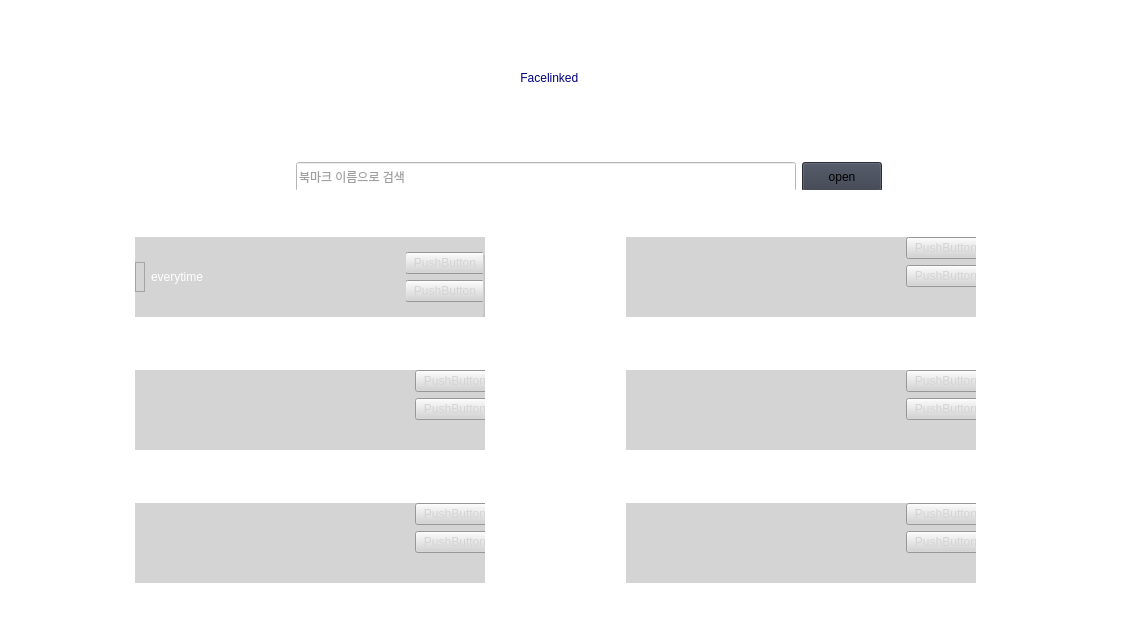
                         <widget class="QWidget" name="scrollAreaWidgetContents">
                          <property name="geometry">
                           <rect>
                            <x>0</x>
                            <y>0</y>
                            <width>1138</width>
                            <height>636</height>
                           </rect>
                          </property>
                          <property name="styleSheet">
                           <string notr="true">background-color: rgb(255, 255, 255);
border-color: rgb(255, 255, 255);</string>
                          </property>
                          <widget class="QWidget" name="verticalLayoutWidget">
                           <property name="geometry">
                            <rect>
                             <x>0</x>
                             <y>0</y>
                             <width>1092</width>
                             <height>192</height>
                            </rect>
                           </property>
                           <layout class="QVBoxLayout" name="verticalLayout_13">
                            <item>
                             <layout class="QGridLayout" name="gridLayout_2">
                              <item row="0" column="0">
                               <layout class="QGridLayout" name="gridLayout_3">
                                <item row="1" column="1">
                                 <widget class="QLabel" name="label_8">
                                  <property name="styleSheet">
                                   <string notr="true">font: 700 32pt &quot;나눔스퀘어_ac Bold&quot;;
color: rgb(0, 0, 127);</string>
                                  </property>
                                  <property name="text">
                                   <string>  Facelinked</string>
                                  </property>
                                  <property name="alignment">
                                   <set>Qt::AlignCenter</set>
                                  </property>
                                 </widget>
                                </item>
                                <item row="2" column="1">
                                 <widget class="QLineEdit" name="lineEdit">
                                  <property name="sizePolicy">
                                   <sizepolicy hsizetype="Fixed" vsizetype="Fixed">
                                    <horstretch>0</horstretch>
                                    <verstretch>0</verstretch>
                                   </sizepolicy>
                                  </property>
                                  <property name="minimumSize">
                                   <size>
                                    <width>500</width>
                                    <height>30</height>
                                   </size>
                                  </property>
                                  <property name="styleSheet">
                                   <string notr="true">border-color: rgb(22, 22, 22);
color: rgb(65, 65, 65);</string>
                                  </property>
                                  <property name="placeholderText">
                                   <string>북마크 이름으로 검색</string>
                                  </property>
                                 </widget>
                                </item>
                                <item row="2" column="2">
                                 <widget class="QPushButton" name="pushButton">
                                  <property name="sizePolicy">
                                   <sizepolicy hsizetype="Fixed" vsizetype="Fixed">
                                    <horstretch>0</horstretch>
                                    <verstretch>0</verstretch>
                                   </sizepolicy>
                                  </property>
                                  <property name="minimumSize">
                                   <size>
                                    <width>70</width>
                                    <height>30</height>
                                   </size>
                                  </property>
                                  <property name="styleSheet">
                                   <string notr="true">background-color: rgb(57, 62, 76);</string>
                                  </property>
                                  <property name="text">
                                   <string>open</string>
                                  </property>
                                 </widget>
                                </item>
                                <item row="2" column="0">
                                 <widget class="QFrame" name="frame_4">
                                  <property name="sizePolicy">
                                   <sizepolicy hsizetype="Fixed" vsizetype="Fixed">
                                    <horstretch>0</horstretch>
                                    <verstretch>0</verstretch>
                                   </sizepolicy>
                                  </property>
                                  <property name="minimumSize">
                                   <size>
                                    <width>80</width>
                                    <height>0</height>
                                   </size>
                                  </property>
                                  <property name="frameShape">
                                   <enum>QFrame::StyledPanel</enum>
                                  </property>
                                  <property name="frameShadow">
                                   <enum>QFrame::Raised</enum>
                                  </property>
                                 </widget>
                                </item>
                               </layout>
                              </item>
                             </layout>
                            </item>
                           </layout>
                          </widget>
                          <widget class="QWidget" name="gridLayoutWidget">
                           <property name="geometry">
                            <rect>
                             <x>0</x>
                             <y>190</y>
                             <width>1111</width>
                             <height>441</height>
                            </rect>
                           </property>
                           <layout class="QGridLayout" name="gridLayout">
                            <item row="2" column="1">
                             <widget class="QGroupBox" name="groupBox_6">
                              <property name="sizePolicy">
                               <sizepolicy hsizetype="Fixed" vsizetype="Fixed">
                                <horstretch>0</horstretch>
                                <verstretch>0</verstretch>
                               </sizepolicy>
                              </property>
                              <property name="minimumSize">
                               <size>
                                <width>350</width>
                                <height>80</height>
                               </size>
                              </property>
                              <property name="styleSheet">
                               <string notr="true">color: rgb(212, 212, 212);
background-color: rgb(212, 212, 212);</string>
                              </property>
                              <property name="title">
                               <string>GroupBox</string>
                              </property>
                              <widget class="QWidget" name="verticalLayoutWidget_7">
                               <property name="geometry">
                                <rect>
                                 <x>0</x>
                                 <y>0</y>
                                 <width>352</width>
                                 <height>82</height>
                                </rect>
                               </property>
                               <layout class="QVBoxLayout" name="verticalLayout_22">
                                <item>
                                 <widget class="QLabel" name="label_17">
                                  <property name="text">
                                   <string>TextLabel</string>
                                  </property>
                                 </widget>
                                </item>
                               </layout>
                              </widget>
                              <widget class="QWidget" name="formLayoutWidget_7">
                               <property name="geometry">
                                <rect>
                                 <x>280</x>
                                 <y>0</y>
                                 <width>78</width>
                                 <height>80</height>
                                </rect>
                               </property>
                               <layout class="QFormLayout" name="formLayout_7">
                                <item row="0" column="0">
                                 <widget class="QPushButton" name="pushButton_12">
                                  <property name="text">
                                   <string>PushButton</string>
                                  </property>
                                 </widget>
                                </item>
                                <item row="1" column="0">
                                 <widget class="QPushButton" name="pushButton_13">
                                  <property name="text">
                                   <string>PushButton</string>
                                  </property>
                                 </widget>
                                </item>
                               </layout>
                              </widget>
                             </widget>
                            </item>
                            <item row="2" column="0">
                             <widget class="QGroupBox" name="groupBox_2">
                              <property name="sizePolicy">
                               <sizepolicy hsizetype="Fixed" vsizetype="Fixed">
                                <horstretch>0</horstretch>
                                <verstretch>0</verstretch>
                               </sizepolicy>
                              </property>
                              <property name="minimumSize">
                               <size>
                                <width>350</width>
                                <height>80</height>
                               </size>
                              </property>
                              <property name="styleSheet">
                               <string notr="true">color: rgb(212, 212, 212);
background-color: rgb(212, 212, 212);</string>
                              </property>
                              <property name="title">
                               <string>GroupBox</string>
                              </property>
                              <widget class="QWidget" name="verticalLayoutWidget_3">
                               <property name="geometry">
                                <rect>
                                 <x>0</x>
                                 <y>0</y>
                                 <width>352</width>
                                 <height>82</height>
                                </rect>
                               </property>
                               <layout class="QVBoxLayout" name="verticalLayout_17">
                                <item>
                                 <widget class="QLabel" name="label_13">
                                  <property name="text">
                                   <string>TextLabel</string>
                                  </property>
                                 </widget>
                                </item>
                               </layout>
                              </widget>
                              <widget class="QWidget" name="formLayoutWidget_3">
                               <property name="geometry">
                                <rect>
                                 <x>280</x>
                                 <y>0</y>
                                 <width>78</width>
                                 <height>80</height>
                                </rect>
                               </property>
                               <layout class="QFormLayout" name="formLayout_3">
                                <item row="0" column="0">
                                 <widget class="QPushButton" name="pushButton_4">
                                  <property name="text">
                                   <string>PushButton</string>
                                  </property>
                                 </widget>
                                </item>
                                <item row="1" column="0">
                                 <widget class="QPushButton" name="pushButton_5">
                                  <property name="text">
                                   <string>PushButton</string>
                                  </property>
                                 </widget>
                                </item>
                               </layout>
                              </widget>
                             </widget>
                            </item>
                            <item row="0" column="0">
                             <widget class="QGroupBox" name="groupBox">
                              <property name="sizePolicy">
                               <sizepolicy hsizetype="Fixed" vsizetype="Fixed">
                                <horstretch>0</horstretch>
                                <verstretch>0</verstretch>
                               </sizepolicy>
                              </property>
                              <property name="minimumSize">
                               <size>
                                <width>350</width>
                                <height>80</height>
                               </size>
                              </property>
                              <property name="styleSheet">
                               <string notr="true">color: rgb(212, 212, 212);
background-color: rgb(212, 212, 212);</string>
                              </property>
                              <property name="title">
                               <string>GroupBox</string>
                              </property>
                              <widget class="QWidget" name="formLayoutWidget_2">
                               <property name="geometry">
                                <rect>
                                 <x>270</x>
                                 <y>0</y>
                                 <width>78</width>
                                 <height>80</height>
                                </rect>
                               </property>
                               <layout class="QFormLayout" name="formLayout_2">
                                <property name="formAlignment">
                                 <set>Qt::AlignLeading|Qt::AlignLeft|Qt::AlignVCenter</set>
                                </property>
                                <item row="0" column="0">
                                 <widget class="QPushButton" name="pushButton_2">
                                  <property name="text">
                                   <string>PushButton</string>
                                  </property>
                                 </widget>
                                </item>
                                <item row="1" column="0">
                                 <widget class="QPushButton" name="pushButton_3">
                                  <property name="text">
                                   <string>PushButton</string>
                                  </property>
                                 </widget>
                                </item>
                               </layout>
                              </widget>
                              <widget class="QWidget" name="gridLayoutWidget_4">
                               <property name="geometry">
                                <rect>
                                 <x>0</x>
                                 <y>0</y>
                                 <width>271</width>
                                 <height>80</height>
                                </rect>
                               </property>
                               <layout class="QGridLayout" name="gridLayout_5">
                                <property name="verticalSpacing">
                                 <number>6</number>
                                </property>
                                <item row="0" column="1" colspan="2">
                                 <widget class="QLabel" name="label_12">
                                  <property name="sizePolicy">
                                   <sizepolicy hsizetype="Fixed" vsizetype="Fixed">
                                    <horstretch>0</horstretch>
                                    <verstretch>0</verstretch>
                                   </sizepolicy>
                                  </property>
                                  <property name="minimumSize">
                                   <size>
                                    <width>200</width>
                                    <height>30</height>
                                   </size>
                                  </property>
                                  <property name="styleSheet">
                                   <string notr="true">font: 9pt &quot;나눔스퀘어_ac&quot;;
color: rgb(255, 255, 255);</string>
                                  </property>
                                  <property name="frameShadow">
                                   <enum>QFrame::Raised</enum>
                                  </property>
                                  <property name="text">
                                   <string>everytime</string>
                                  </property>
                                 </widget>
                                </item>
                                <item row="0" column="0">
                                 <widget class="QFrame" name="frame_5">
                                  <property name="sizePolicy">
                                   <sizepolicy hsizetype="Fixed" vsizetype="Preferred">
                                    <horstretch>0</horstretch>
                                    <verstretch>0</verstretch>
                                   </sizepolicy>
                                  </property>
                                  <property name="minimumSize">
                                   <size>
                                    <width>10</width>
                                    <height>0</height>
                                   </size>
                                  </property>
                                  <property name="frameShape">
                                   <enum>QFrame::StyledPanel</enum>
                                  </property>
                                  <property name="frameShadow">
                                   <enum>QFrame::Raised</enum>
                                  </property>
                                 </widget>
                                </item>
                               </layout>
                              </widget>
                             </widget>
                            </item>
                            <item row="1" column="1">
                             <widget class="QGroupBox" name="groupBox_5">
                              <property name="sizePolicy">
                               <sizepolicy hsizetype="Fixed" vsizetype="Fixed">
                                <horstretch>0</horstretch>
                                <verstretch>0</verstretch>
                               </sizepolicy>
                              </property>
                              <property name="minimumSize">
                               <size>
                                <width>350</width>
                                <height>80</height>
                               </size>
                              </property>
                              <property name="styleSheet">
                               <string notr="true">color: rgb(212, 212, 212);
background-color: rgb(212, 212, 212);</string>
                              </property>
                              <property name="title">
                               <string>GroupBox</string>
                              </property>
                              <widget class="QWidget" name="verticalLayoutWidget_6">
                               <property name="geometry">
                                <rect>
                                 <x>0</x>
                                 <y>0</y>
                                 <width>352</width>
                                 <height>82</height>
                                </rect>
                               </property>
                               <layout class="QVBoxLayout" name="verticalLayout_21">
                                <item>
                                 <widget class="QLabel" name="label_16">
                                  <property name="text">
                                   <string>TextLabel</string>
                                  </property>
                                 </widget>
                                </item>
                               </layout>
                              </widget>
                              <widget class="QWidget" name="formLayoutWidget_6">
                               <property name="geometry">
                                <rect>
                                 <x>280</x>
                                 <y>0</y>
                                 <width>78</width>
                                 <height>80</height>
                                </rect>
                               </property>
                               <layout class="QFormLayout" name="formLayout_6">
                                <item row="0" column="0">
                                 <widget class="QPushButton" name="pushButton_10">
                                  <property name="text">
                                   <string>PushButton</string>
                                  </property>
                                 </widget>
                                </item>
                                <item row="1" column="0">
                                 <widget class="QPushButton" name="pushButton_11">
                                  <property name="text">
                                   <string>PushButton</string>
                                  </property>
                                 </widget>
                                </item>
                               </layout>
                              </widget>
                             </widget>
                            </item>
                            <item row="0" column="1">
                             <widget class="QGroupBox" name="groupBox_4">
                              <property name="sizePolicy">
                               <sizepolicy hsizetype="Fixed" vsizetype="Fixed">
                                <horstretch>0</horstretch>
                                <verstretch>0</verstretch>
                               </sizepolicy>
                              </property>
                              <property name="minimumSize">
                               <size>
                                <width>350</width>
                                <height>80</height>
                               </size>
                              </property>
                              <property name="styleSheet">
                               <string notr="true">color: rgb(212, 212, 212);
background-color: rgb(212, 212, 212);</string>
                              </property>
                              <property name="title">
                               <string>GroupBox</string>
                              </property>
                              <widget class="QWidget" name="verticalLayoutWidget_5">
                               <property name="geometry">
                                <rect>
                                 <x>0</x>
                                 <y>0</y>
                                 <width>352</width>
                                 <height>82</height>
                                </rect>
                               </property>
                               <layout class="QVBoxLayout" name="verticalLayout_19">
                                <item>
                                 <widget class="QLabel" name="label_15">
                                  <property name="text">
                                   <string>TextLabel</string>
                                  </property>
                                 </widget>
                                </item>
                               </layout>
                              </widget>
                              <widget class="QWidget" name="formLayoutWidget_5">
                               <property name="geometry">
                                <rect>
                                 <x>280</x>
                                 <y>0</y>
                                 <width>78</width>
                                 <height>80</height>
                                </rect>
                               </property>
                               <layout class="QFormLayout" name="formLayout_5">
                                <item row="0" column="0">
                                 <widget class="QPushButton" name="pushButton_8">
                                  <property name="text">
                                   <string>PushButton</string>
                                  </property>
                                 </widget>
                                </item>
                                <item row="1" column="0">
                                 <widget class="QPushButton" name="pushButton_9">
                                  <property name="text">
                                   <string>PushButton</string>
                                  </property>
                                 </widget>
                                </item>
                               </layout>
                              </widget>
                             </widget>
                            </item>
                            <item row="1" column="0">
                             <widget class="QGroupBox" name="groupBox_3">
                              <property name="sizePolicy">
                               <sizepolicy hsizetype="Fixed" vsizetype="Fixed">
                                <horstretch>0</horstretch>
                                <verstretch>0</verstretch>
                               </sizepolicy>
                              </property>
                              <property name="minimumSize">
                               <size>
                                <width>350</width>
                                <height>80</height>
                               </size>
                              </property>
                              <property name="styleSheet">
                               <string notr="true">color: rgb(212, 212, 212);
background-color: rgb(212, 212, 212);</string>
                              </property>
                              <property name="title">
                               <string>GroupBox</string>
                              </property>
                              <widget class="QWidget" name="verticalLayoutWidget_4">
                               <property name="geometry">
                                <rect>
                                 <x>0</x>
                                 <y>0</y>
                                 <width>352</width>
                                 <height>82</height>
                                </rect>
                               </property>
                               <layout class="QVBoxLayout" name="verticalLayout_18">
                                <item>
                                 <widget class="QLabel" name="label_14">
                                  <property name="text">
                                   <string>TextLabel</string>
                                  </property>
                                 </widget>
                                </item>
                               </layout>
                              </widget>
                              <widget class="QWidget" name="formLayoutWidget_4">
                               <property name="geometry">
                                <rect>
                                 <x>280</x>
                                 <y>0</y>
                                 <width>78</width>
                                 <height>80</height>
                                </rect>
                               </property>
                               <layout class="QFormLayout" name="formLayout_4">
                                <item row="0" column="0">
                                 <widget class="QPushButton" name="pushButton_6">
                                  <property name="text">
                                   <string>PushButton</string>
                                  </property>
                                 </widget>
                                </item>
                                <item row="1" column="0">
                                 <widget class="QPushButton" name="pushButton_7">
                                  <property name="text">
                                   <string>PushButton</string>
                                  </property>
                                 </widget>
                                </item>
                               </layout>
                              </widget>
                             </widget>
                            </item>
                           </layout>
                          </widget>
                         </widget>
